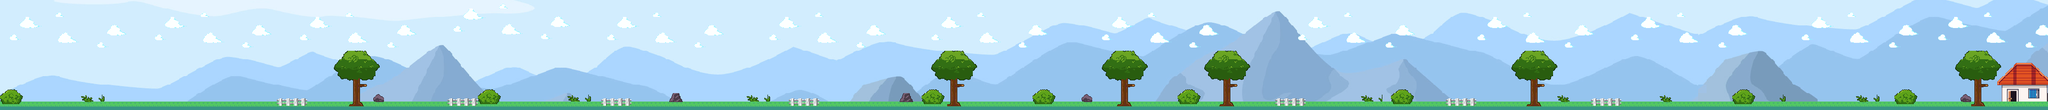

This is a level from a 2D game, rendered from its Tiled map with the project's own tilesets. A one-line summary and the map file follow, with tile-layer data summarised:
An orthogonal 240x13 tile map with 16x16 px tiles, 6 tile layers (mountain, cloud, grass, fence, ...), 8 tilesets and 36 objects.

<map version="1.9" tiledversion="1.9.2" orientation="orthogonal" renderorder="right-down" width="240" height="13" tilewidth="16" tileheight="16" infinite="0" nextlayerid="27" nextobjectid="134">
 <tileset firstgid="1" name="tileset4" tilewidth="16" tileheight="16" spacing="2" margin="1" tilecount="176" columns="16">
  <image source="tileset4.png" width="288" height="208" />
 </tileset>
 <tileset firstgid="177" source="tileset1.tsx" />
 <tileset firstgid="353" name="tileset6" tilewidth="16" tileheight="16" spacing="2" margin="1" tilecount="99" columns="11">
  <image source="tileset6.png" width="203" height="167" />
 </tileset>
 <tileset firstgid="452" name="tileset5" tilewidth="16" tileheight="16" spacing="2" margin="1" tilecount="65" columns="13">
  <image source="tileset5.png" width="240" height="96" />
 </tileset>
 <tileset firstgid="517" name="tileset2" tilewidth="16" tileheight="16" spacing="2" margin="1" tilecount="176" columns="16">
  <image source="tileset2.png" width="288" height="208" />
 </tileset>
 <tileset firstgid="693" name="MagicEraser_5660305_225049" tilewidth="16" tileheight="16" spacing="2" margin="1" tilecount="3864" columns="42">
  <image source="MagicEraser_5660305_225049.png" width="768" height="1660" />
 </tileset>
 <tileset firstgid="4557" name="desktop-wallpaper-flappy-generator-plus-create-your-own-flappy-bird-game-flappy-bird" tilewidth="16" tileheight="16" spacing="2" margin="1" tilecount="1645" columns="47">
  <image source="desktop-wallpaper-flappy-generator-plus-create-your-own-flappy-bird-game-flappy-bird.jpg" width="850" height="638" />
 </tileset>
 <tileset firstgid="6202" name="2707762" tilewidth="16" tileheight="16" spacing="2" margin="1" tilecount="12321" columns="111">
  <image source="bg.jpg" width="2000" height="2000" />
 </tileset>
 <objectgroup id="21" name="fence" opacity="0">
  <object id="23" x="516.273" y="184.614" width="61.6364" height="17.2955" />
  <object id="25" x="1125.64" y="184.727" width="59.7273" height="16.9091" />
  <object id="27" x="2389.18" y="184.818" width="60.2727" height="16.4545" />
  <object id="29" x="2980.45" y="184.364" width="61.7273" height="18.0909" />
  <object id="46" x="1477.36" y="185.091" width="60.8182" height="16.2727" />
  <object id="59" x="2708.91" y="184.182" width="61.6364" height="16.9091" />
  <object id="61" x="2772.73" y="186.727" />
  <object id="65" x="836.5" y="184.125" width="61.375" height="17.25" />
  <object id="130" x="-9.33333" y="-0.666667" width="11.3333" height="212.333" />
  <object id="131" x="-41.6667" y="205.667" />
  <object id="132" x="3837.33" y="-4.33333" width="33" height="219.333" />
 </objectgroup>
 <objectgroup id="26" name="bear" opacity="0">
  <object id="50" x="592" y="176" width="16" height="16" />
  <object id="69" x="640" y="176" width="16" height="16" />
  <object id="71" x="768" y="176" width="16" height="16" />
  <object id="74" x="1216" y="176" width="16" height="16" />
  <object id="76" x="1312" y="176" width="16" height="16" />
  <object id="78" x="1424" y="176" width="16" height="16" />
  <object id="80" x="2496" y="176" width="16" height="16" />
  <object id="82" x="2640" y="176" width="16" height="16" />
  <object id="84" x="3200" y="176" width="16" height="16" />
  <object id="86" x="3456" y="176" width="16" height="16" />
  <object id="89" x="3648" y="176" width="16" height="16" />
  <object id="91" x="1904" y="176" width="16" height="16" />
  <object id="95" x="3312" y="176" width="16" height="16" />
  <object id="97" x="3584" y="176" width="16" height="16" />
  <object id="103" x="3488" y="176" width="16" height="16" />
  <object id="105" x="2208" y="176" width="16" height="16" />
  <object id="107" x="1712" y="176" width="16" height="16" />
  <object id="113" x="2320" y="176" width="16" height="16" />
  <object id="116" x="3120" y="176" width="16" height="16" />
  <object id="118" x="288" y="176" width="16" height="16" />
  <object id="120" x="1984" y="176" width="16" height="16" />
 </objectgroup>
 <objectgroup id="20" name="ground" opacity="0">
  <object id="125" x="0" y="192" width="3840" height="16" />
  <object id="128" x="-2.33333" y="-2" width="3.33333" height="193" />
 </objectgroup>
 <objectgroup id="25" name="end" opacity="0">
  <object id="41" x="3744" y="112" width="96" height="80" />
  <object id="44" x="3744" y="112" width="96" height="80" />
 </objectgroup>
 <layer id="15" name="mountain" width="240" height="13">
  <data>[3120 cells, 3109 non-empty, 1775 distinct tile ids]</data>
 </layer>
 <layer id="19" name="cloud" width="240" height="13">
  <data>[3120 cells, 1343 non-empty, 105 distinct tile ids]</data>
 </layer>
 <layer id="2" name="grass" width="240" height="13">
  <data>[3120 cells, 240 non-empty, 1 distinct tile ids]</data>
 </layer>
 <layer id="12" name="fence" width="240" height="13">
  <data>[3120 cells, 60 non-empty, 10 distinct tile ids]</data>
 </layer>
 <layer id="6" name="plant " width="240" height="13">
  <data>[3120 cells, 408 non-empty, 74 distinct tile ids]</data>
 </layer>
 <layer id="9" name="home" width="240" height="13">
  <data>[3120 cells, 28 non-empty, 28 distinct tile ids]</data>
 </layer>
</map>